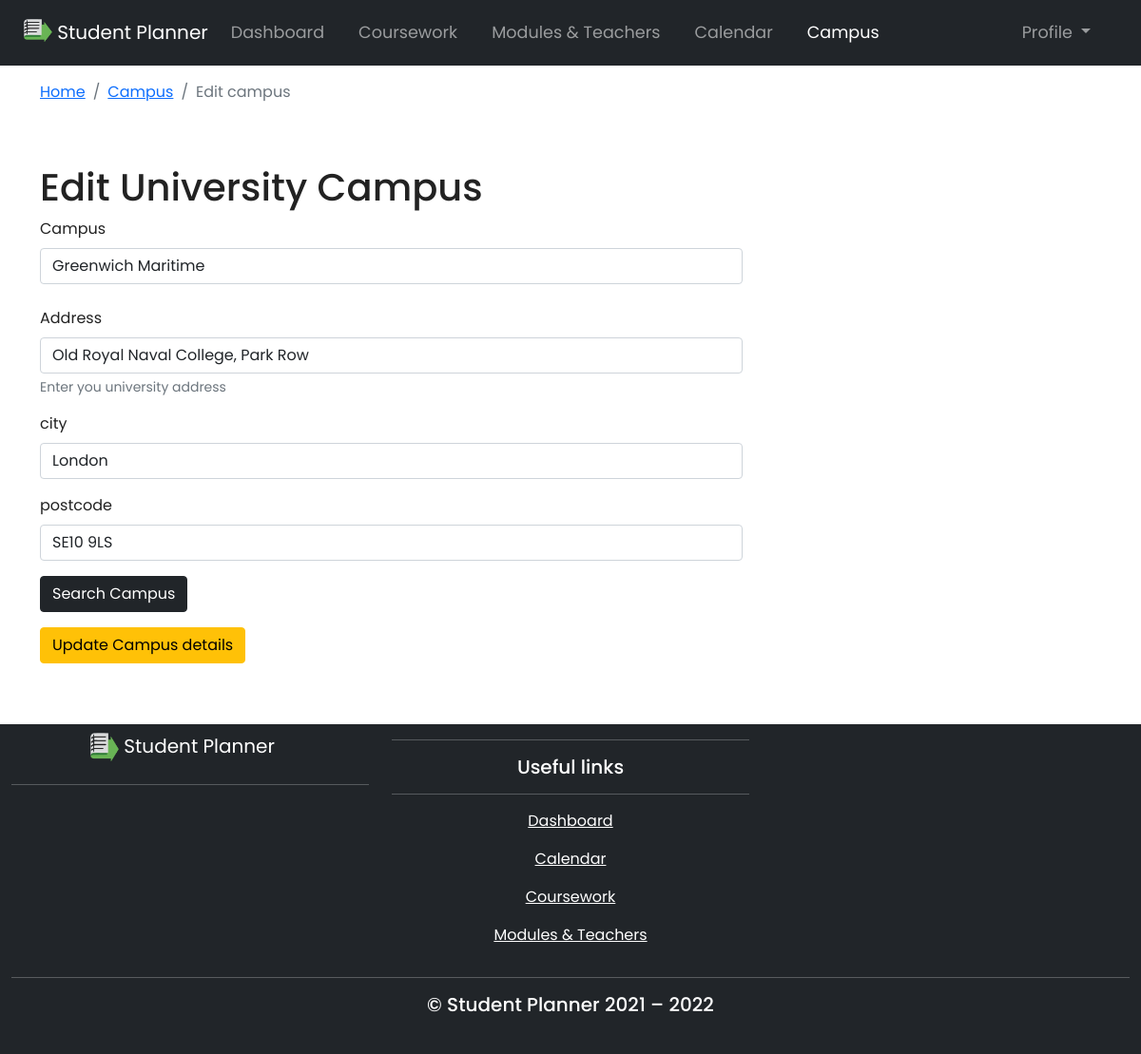
Page /campus/edit_campus.php?editCampus=1 (signed in) on the committed database.
### tables this page shows
CREATE TABLE `Campuses` (
  `campus_id` int(11) NOT NULL,
  `student_id` int(11) NOT NULL,
  `campus` varchar(100) NOT NULL,
  `address` varchar(255) NOT NULL,
  `city` varchar(30) NOT NULL,
  `postcode` varchar(12) NOT NULL
);

### classes/database.class.php (called while the page is built, shortened)
<?php
final class Database {
    private function getConnection() {
        try {
            $config = [
                'host' => 'localhost',
                'username' => 'root',
                'password' => '',
                'databaseName' => 'AC_StudentOrganiser',
                'charset' => 'charset=utf8'
            ];
            $dsn = 'mysql:host=' . $config['host'] . ';dbname=' . $config['databaseName'] . ';' . $config['charset'];
            $this->con = new PDO($dsn, $config['username'], $config['password']);
            $this->con->setAttribute(PDO::ATTR_DEFAULT_FETCH_MODE, PDO::FETCH_ASSOC);
            return $this->con;
        } catch (PDOException $e) {
            echo $this->showErrorMessage('There was an error connecting to the database <br> ' . $e->getMessage());
        }
    }
    public function getCampusesDetails($campusID) {
        $sql = 'SELECT * FROM Campuses WHERE campus_id = :campus_id';
        $stmt = $this->getConnection()->prepare($sql);
        $stmt->bindParam(':campus_id', $campusID);
        $stmt->execute();
        return $stmt->fetchAll();
    }
}

### campus/edit_campus.inc.php (called while the page is built, shortened)
<?php
$db = Database::getInstance();
if (isset($_GET['editCampus'])) {
    foreach ($db->getCampusesDetails($_GET['editCampus']) as $row) {
        $campus_details = [
            'campus_id' => $row['campus_id'],
            'campus' => $row['campus'],
            'address' => $row['address'],
            'city' => $row['city'],
            'postcode' => $row['postcode']
        ];
    }
} else {
    Helper::goTo('campus.php');
}

### campus/edit_campus.php (the view, shortened to what this page needs)
<?php
require_once '../templates/header.php';
require_once 'edit_campus.inc.php';
?>
<div class="container py-5">
    <h1 class="text-capitalize">Edit University Campus</h1>
    <form class="row g-3 needs-validation" action="" method="post" autocomplete="off" novalidate>
        <div class="col-md-8">
            <label for="campus" class="form-label">Campus</label>
            <input type="text" class="form-control" id="campus" name="campus" placeholder="campus name" value="<?= $_POST['campus'] ?? $campus_details['campus'] ?>" autofocus required>
            <div class="col-md-12 pt-2">
            </div>
        </div>
        <div class="col-md-8">
            <label for="address" class="form-label">Address</label>
            <input type="search" class="form-control" id="address" name="address" placeholder="address" value="<?= $_POST['address'] ?? $campus_details['address'] ?>" required>
            <div id="addressHelpBlock" class="form-text">Enter you university address</div>
        </div>
        <div class="col-md-8">
            <label for="city" class="form-label">city</label>
            <input type="text" class="form-control" id="city" name="city" placeholder="city" value="<?= $_POST['city'] ?? $campus_details['city'] ?>" required>
        </div>
        <div class="col-md-8">
            <label for="postcode" class="form-label">postcode</label>
            <input type="text" class="form-control" id="postcode" name="postcode" placeholder="postcode" value="<?= $_POST['postcode'] ?? $campus_details['postcode'] ?>" required>
        </div>
        <div class="col-12">
            <button type="submit" id="search_campus" name="search_campus" class="btn btn-dark">Search Campus</button>
        </div>
        <div class="col-12">
            <button type="submit" id="update_campus" name="update_campus" class="btn btn-warning">Update Campus details</button>
        </div>
    </form>
</div>
<?php require_once '../templates/footer.php'; ?>

### css/style.css (style rules this page uses)
:root { --danger: #dc3545; --warning: #ffc107; --success: #198754; --black :#000; --custom_radio: #e94174; }
html, body { height: 100%; width: 100%; font-family: 'Poppins', sans-serif; color: #222; }
body { min-height: 100vh !important; }

### rows in the picture
campuses: campus "Greenwich Maritime", address "Old Royal Naval College, Park Row", city "London", postcode "SE10 9LS"

### other values in the picture
LOGO_TEXT "Student Planner"
$this->splitWords() "Campus"
$this->menuDescription "Edit campus"
